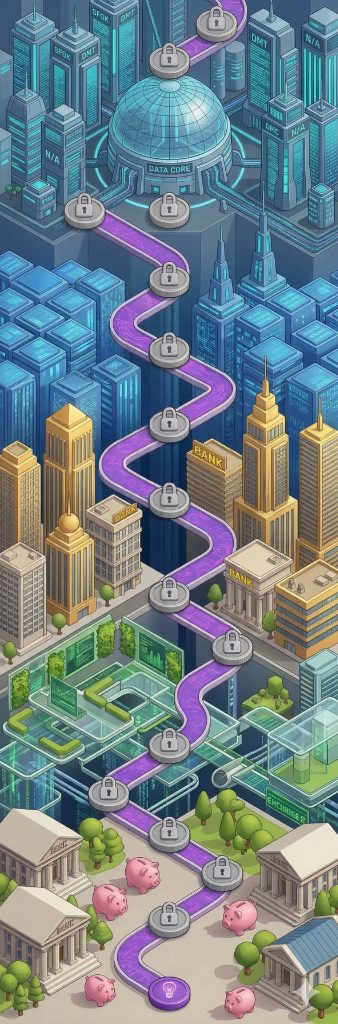
#> input picture MapBackground.png, 338 x 1024 px
$ python match_template.py
#> lines starting #> are read from the running program, lines starting #| are printed output that depends on the picture
from PIL import Image

def find_matches():
    bg = Image.open('MapBackground.png').convert('L')
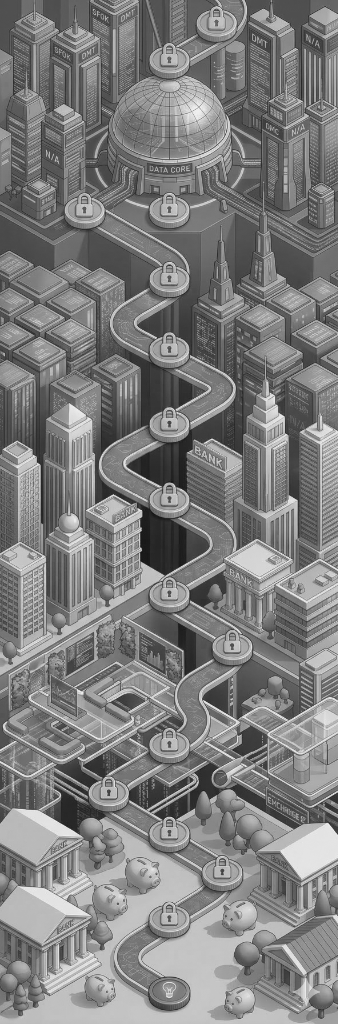
#> bg: PIL image 338x1024 L; min 19, max 241, mean 126.4
    print("Background size:", bg.size)
#| Background size: (338, 1024)
    bg_w, bg_h = bg.size
#> bg_w = 338; bg_h = 1024
    bg_pixels = bg.load()

    # [25 lines of commented-out code are left out]

    points = [
        (0.50, 0.96),
        (0.62, 0.88),
        (0.45, 0.82),
        (0.35, 0.76),
        (0.32, 0.69),
        (0.48, 0.61),
        (0.55, 0.54),
        (0.45, 0.47),
        (0.50, 0.39),
        (0.45, 0.32),
        (0.55, 0.25),
        (0.40, 0.18),
        (0.25, 0.12),
        (0.50, 0.10),
        (0.65, 0.03)
    ]
    for i, p in enumerate(points):
        print(f"Level {i+1}: x={p[0]:.2f}, y={p[1]:.2f}")

find_matches()
